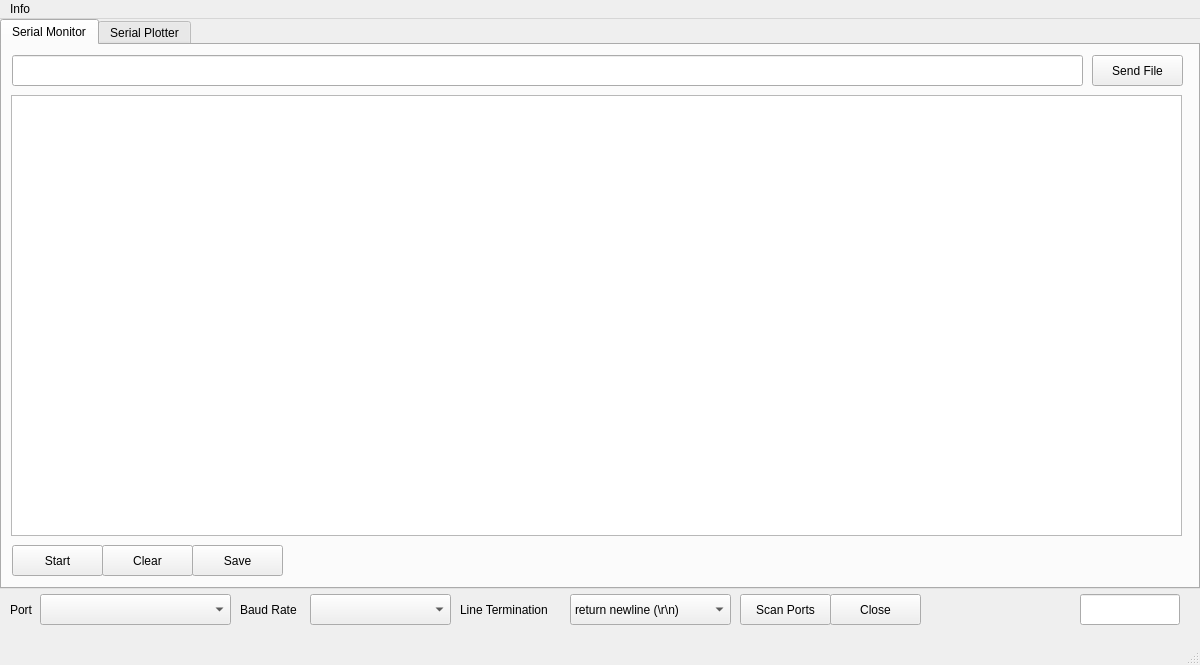
<?xml version="1.0" encoding="UTF-8"?>
<ui version="4.0">
    <class>qt</class>
    <widget class="QMainWindow" name="qt">
        <property name="geometry">
            <rect>
                <x>0</x>
                <y>0</y>
                <width>1200</width>
                <height>665</height>
            </rect>
        </property>
        <property name="cursor">
            <cursorShape>ArrowCursor</cursorShape>
        </property>
        <property name="windowTitle">
            <string>Camnera GUI</string>
        </property>
        <property name="windowOpacity">
            <double>0.990000000000000</double>
        </property>
        <property name="statusTip">
            <string>Serial User Interface.</string>
        </property>
        <property name="whatsThis">
            <string>Camera GUI</string>
        </property>
        <widget class="QWidget" name="widget_MainWindow">
            <widget class="QTabWidget" name="tabWidget_MainWindow">
                <property name="enabled">
                    <bool>true</bool>
                </property>
                <property name="geometry">
                    <rect>
                        <x>0</x>
                        <y>0</y>
                        <width>1200</width>
                        <height>570</height>
                    </rect>
                </property>
                <property name="maximumSize">
                    <size>
                        <width>1677799</width>
                        <height>16777215</height>
                    </size>
                </property>
                <property name="font">
                    <font>
                        <pointsize>9</pointsize>
                    </font>
                </property>
                <property name="currentIndex">
                    <number>0</number>
                </property>
                <property name="iconSize">
                    <size>
                        <width>12</width>
                        <height>12</height>
                    </size>
                </property>
                <widget class="QWidget" name="SerialMonitor">
                    <property name="font">
                        <font>
                            <pointsize>9</pointsize>
                        </font>
                    </property>
                    <attribute name="title">
                        <string>Serial Monitor</string>
                    </attribute>
                    <widget class="QPushButton" name="pushButton_SerialSend">
                        <property name="geometry">
                            <rect>
                                <x>1090</x>
                                <y>10</y>
                                <width>91</width>
                                <height>31</height>
                            </rect>
                        </property>
                        <property name="font">
                            <font>
                                <pointsize>9</pointsize>
                            </font>
                        </property>
                        <property name="text">
                            <string>Send File</string>
                        </property>
                        <property name="autoDefault">
                            <bool>false</bool>
                        </property>
                    </widget>
                    <widget class="QPushButton" name="pushButton_SerialClearOutput">
                        <property name="geometry">
                            <rect>
                                <x>100</x>
                                <y>500</y>
                                <width>91</width>
                                <height>31</height>
                            </rect>
                        </property>
                        <property name="font">
                            <font>
                                <pointsize>9</pointsize>
                            </font>
                        </property>
                        <property name="text">
                            <string>Clear</string>
                        </property>
                    </widget>
                    <widget class="QPushButton" name="pushButton_SerialSave">
                        <property name="geometry">
                            <rect>
                                <x>190</x>
                                <y>500</y>
                                <width>91</width>
                                <height>31</height>
                            </rect>
                        </property>
                        <property name="font">
                            <font>
                                <pointsize>9</pointsize>
                            </font>
                        </property>
                        <property name="text">
                            <string>Save</string>
                        </property>
                    </widget>
                    <widget class="QLineEdit" name="lineEdit_SerialText">
                        <property name="geometry">
                            <rect>
                                <x>10</x>
                                <y>10</y>
                                <width>1071</width>
                                <height>31</height>
                            </rect>
                        </property>
                        <property name="font">
                            <font>
                                <family>Fira Mono</family>
                                <pointsize>8</pointsize>
                                <kerning>false</kerning>
                            </font>
                        </property>
                    </widget>
                    <widget class="QPushButton" name="pushButton_SerialStartStop">
                        <property name="geometry">
                            <rect>
                                <x>10</x>
                                <y>500</y>
                                <width>91</width>
                                <height>31</height>
                            </rect>
                        </property>
                        <property name="font">
                            <font>
                                <pointsize>9</pointsize>
                            </font>
                        </property>
                        <property name="text">
                            <string>Start</string>
                        </property>
                    </widget>
                    <widget class="QPlainTextEdit" name="plainTextEdit_SerialTextDisplay">
                        <property name="geometry">
                            <rect>
                                <x>9</x>
                                <y>50</y>
                                <width>1171</width>
                                <height>441</height>
                            </rect>
                        </property>
                        <property name="font">
                            <font>
                                <family>Fira Mono</family>
                                <pointsize>9</pointsize>
                            </font>
                        </property>
                    </widget>
                </widget>
                <widget class="QWidget" name="SerialPlotter">
                    <attribute name="title">
                        <string>Serial Plotter</string>
                    </attribute>
                    <widget class="QGroupBox" name="groupBox">
                        <property name="geometry">
                            <rect>
                                <x>600</x>
                                <y>490</y>
                                <width>580</width>
                                <height>51</height>
                            </rect>
                        </property>
                        <property name="title">
                            <string>Zoom</string>
                        </property>
                        <widget class="QSlider" name="horizontalSlider_Zoom">
                            <property name="geometry">
                                <rect>
                                    <x>90</x>
                                    <y>20</y>
                                    <width>441</width>
                                    <height>20</height>
                                </rect>
                            </property>
                            <property name="orientation">
                                <enum>Qt::Horizontal</enum>
                            </property>
                        </widget>
                        <widget class="QLineEdit" name="lineEdit_Horizontal">
                            <property name="geometry">
                                <rect>
                                    <x>529</x>
                                    <y>15</y>
                                    <width>45</width>
                                    <height>31</height>
                                </rect>
                            </property>
                        </widget>
                        <widget class="QLabel" name="label_Horizontal">
                            <property name="geometry">
                                <rect>
                                    <x>10</x>
                                    <y>20</y>
                                    <width>71</width>
                                    <height>20</height>
                                </rect>
                            </property>
                            <property name="text">
                                <string>Horizontal</string>
                            </property>
                        </widget>

                    </widget>
                    <widget class="QPushButton" name="pushButton_ChartStartStop">
                        <property name="geometry">
                            <rect>
                                <x>10</x>
                                <y>500</y>
                                <width>91</width>
                                <height>31</height>
                            </rect>
                        </property>
                        <property name="font">
                            <font>
                                <pointsize>9</pointsize>
                            </font>
                        </property>
                        <property name="text">
                            <string>Start</string>
                        </property>
                    </widget>
                    <widget class="QPushButton" name="pushButton_ChartClear">
                        <property name="geometry">
                            <rect>
                                <x>100</x>
                                <y>500</y>
                                <width>91</width>
                                <height>31</height>
                            </rect>
                        </property>
                        <property name="font">
                            <font>
                                <pointsize>9</pointsize>
                            </font>
                        </property>
                        <property name="text">
                            <string>Clear</string>
                        </property>
                    </widget>
                    <widget class="QGraphicsView" name="chartView">
                        <property name="geometry">
                            <rect>
                                <x>10</x>
                                <y>10</y>
                                <width>1171</width>
                                <height>481</height>
                            </rect>
                        </property>
                    </widget>
                    <widget class="QPushButton" name="pushButton_ChartSave">
                        <property name="geometry">
                            <rect>
                                <x>190</x>
                                <y>500</y>
                                <width>91</width>
                                <height>31</height>
                            </rect>
                        </property>
                        <property name="font">
                            <font>
                                <pointsize>9</pointsize>
                            </font>
                        </property>
                        <property name="text">
                            <string>Save</string>
                        </property>
                    </widget>
                    <widget class="QLabel" name="label_NumColumns">
                        <property name="geometry">
                            <rect>
                                <x>467</x>
                                <y>500</y>
                                <width>40</width>
                                <height>31</height>
                            </rect>
                        </property>
                        <property name="font">
                            <font>
                                <pointsize>9</pointsize>
                            </font>
                        </property>
                        <property name="text">
                            <string>Inputs</string>
                        </property>
                    </widget>
                    <widget class="QSpinBox" name="spinBox_NumColumns">
                        <property name="geometry">
                            <rect>
                                <x>505</x>
                                <y>500</y>
                                <width>25</width>
                                <height>31</height>
                            </rect>
                        </property>
                        <property name="minimum">
                            <number>1</number>
                        </property>
                        <property name="value">
                            <number>2</number>
                        </property>
                    </widget>
                    <widget class="QComboBox" name="comboBoxDropDown_DataSeparator">
                        <property name="geometry">
                            <rect>
                                <x>370</x>
                                <y>500</y>
                                <width>81</width>
                                <height>31</height>
                            </rect>
                        </property>
                        <item>
                            <property name="text">
                                <string>comma (,)</string>
                            </property>
                        </item>
                        <item>
                            <property name="text">
                                <string>semicolon (;)</string>
                            </property>
                        </item>
                        <item>
                            <property name="text">
                                <string>point (.)</string>
                            </property>
                        </item>
                        <item>
                            <property name="text">
                                <string>space (\s)</string>
                            </property>
                        </item>
                        <item>
                            <property name="text">
                                <string>tab (\t)</string>
                            </property>
                        </item>
                    </widget>
                    <widget class="QLabel" name="label_LineTermination_2">
                        <property name="geometry">
                            <rect>
                                <x>290</x>
                                <y>500</y>
                                <width>111</width>
                                <height>31</height>
                            </rect>
                        </property>
                        <property name="font">
                            <font>
                                <pointsize>9</pointsize>
                            </font>
                        </property>
                        <property name="text">
                            <string>Data Separator</string>
                        </property>
                    </widget>
                </widget>
            </widget>
            <widget class="QComboBox" name="comboBoxDropDown_LineTermination">
                <property name="geometry">
                    <rect>
                        <x>570</x>
                        <y>575</y>
                        <width>161</width>
                        <height>31</height>
                    </rect>
                </property>
                <property name="font">
                    <font>
                        <pointsize>9</pointsize>
                    </font>
                </property>
                <item>
                    <property name="text">
                        <string>return newline (\r\n)</string>
                    </property>
                </item>
                <item>
                    <property name="text">
                        <string>newline (\n)</string>
                    </property>
                </item>
                <item>
                    <property name="text">
                        <string>return (\r)</string>
                    </property>
                </item>
                <item>
                    <property name="text">
                        <string>newline return (\n\r)</string>
                    </property>
                </item>
                <item>
                    <property name="text">
                        <string>none</string>
                    </property>
                </item>
            </widget>
            <widget class="QComboBox" name="comboBoxDropDown_SerialPorts">
                <property name="geometry">
                    <rect>
                        <x>40</x>
                        <y>575</y>
                        <width>191</width>
                        <height>31</height>
                    </rect>
                </property>
                <property name="font">
                    <font>
                        <pointsize>9</pointsize>
                    </font>
                </property>
            </widget>
            <widget class="QLabel" name="label_SerialPorts">
                <property name="geometry">
                    <rect>
                        <x>10</x>
                        <y>575</y>
                        <width>41</width>
                        <height>31</height>
                    </rect>
                </property>
                <property name="font">
                    <font>
                        <pointsize>9</pointsize>
                    </font>
                </property>
                <property name="text">
                    <string>Port</string>
                </property>
            </widget>
            <widget class="QLabel" name="label_LineTermination">
                <property name="geometry">
                    <rect>
                        <x>460</x>
                        <y>575</y>
                        <width>111</width>
                        <height>31</height>
                    </rect>
                </property>
                <property name="font">
                    <font>
                        <pointsize>9</pointsize>
                    </font>
                </property>
                <property name="text">
                    <string>Line Termination</string>
                </property>
            </widget>
            <widget class="QLabel" name="label_BaudRate">
                <property name="geometry">
                    <rect>
                        <x>240</x>
                        <y>575</y>
                        <width>81</width>
                        <height>31</height>
                    </rect>
                </property>
                <property name="font">
                    <font>
                        <pointsize>9</pointsize>
                    </font>
                </property>
                <property name="text">
                    <string>Baud Rate</string>
                </property>
            </widget>
            <widget class="QComboBox" name="comboBoxDropDown_BaudRates">
                <property name="geometry">
                    <rect>
                        <x>310</x>
                        <y>575</y>
                        <width>141</width>
                        <height>31</height>
                    </rect>
                </property>
                <property name="font">
                    <font>
                        <pointsize>9</pointsize>
                    </font>
                </property>
            </widget>
            <widget class="QPushButton" name="pushButton_SerialScan">
                <property name="geometry">
                    <rect>
                        <x>740</x>
                        <y>575</y>
                        <width>91</width>
                        <height>31</height>
                    </rect>
                </property>
                <property name="font">
                    <font>
                        <pointsize>9</pointsize>
                    </font>
                </property>
                <property name="text">
                    <string>Scan Ports</string>
                </property>
            </widget>
            <widget class="QLineEdit" name="throughput">
                <property name="geometry">
                    <rect>
                        <x>1080</x>
                        <y>575</y>
                        <width>100</width>
                        <height>31</height>
                    </rect>
                </property>
                <property name="font">
                    <font>
                        <pointsize>9</pointsize>
                    </font>
                </property>
            </widget>
            <widget class="QPushButton" name="pushButton_SerialOpenClose">
                <property name="geometry">
                    <rect>
                        <x>830</x>
                        <y>575</y>
                        <width>91</width>
                        <height>31</height>
                    </rect>
                </property>
                <property name="font">
                    <font>
                        <pointsize>9</pointsize>
                    </font>
                </property>
                <property name="text">
                    <string>Close</string>
                </property>
            </widget>
        </widget>
        <widget class="QMenuBar" name="menubar">
            <property name="geometry">
                <rect>
                    <x>0</x>
                    <y>0</y>
                    <width>1200</width>
                    <height>26</height>
                </rect>
            </property>
            <widget class="QMenu" name="menuInfo">
                <property name="title">
                    <string>Info</string>
                </property>
                <addaction name="action_About" />
                <addaction name="action_Help" />
            </widget>
            <addaction name="menuInfo" />
        </widget>
        <widget class="QStatusBar" name="statusbar" />
        <action name="action_StatusBar">
            <property name="text">
                <string>Status</string>
            </property>
        </action>
        <action name="actionHelp">
            <property name="text">
                <string>Help</string>
            </property>
        </action>
        <action name="actionAbout">
            <property name="text">
                <string>About</string>
            </property>
        </action>
        <action name="actionInformation">
            <property name="text">
                <string>Information</string>
            </property>
        </action>
        <action name="action_SaveConfig">
            <property name="text">
                <string>Save Config</string>
            </property>
            <property name="statusTip">
                <string>Save Configuration</string>
            </property>
        </action>
        <action name="action_LoadConfig">
            <property name="text">
                <string>Load Config</string>
            </property>
            <property name="statusTip">
                <string>Load Configuration</string>
            </property>
        </action>
        <action name="action_About">
            <property name="text">
                <string>About</string>
            </property>
        </action>
        <action name="action_Help">
            <property name="text">
                <string>Help</string>
            </property>
        </action>
    </widget>
    <resources />
    <connections />
</ui>
